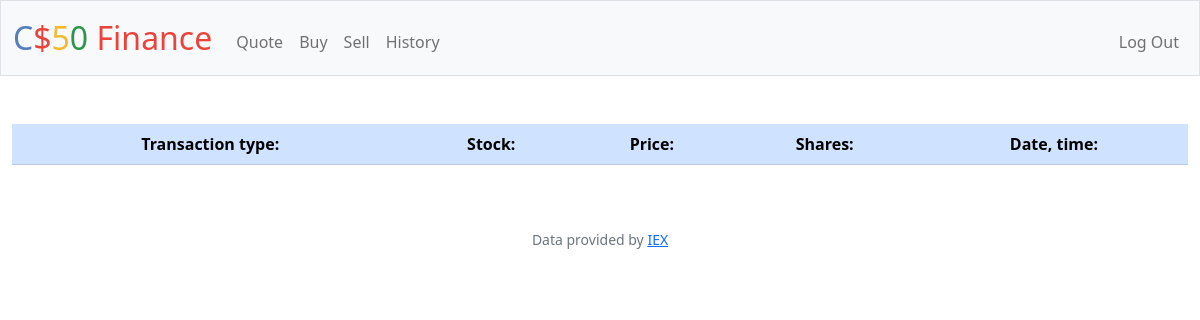
/history (signed in), run on an earlier commit of the app's database.
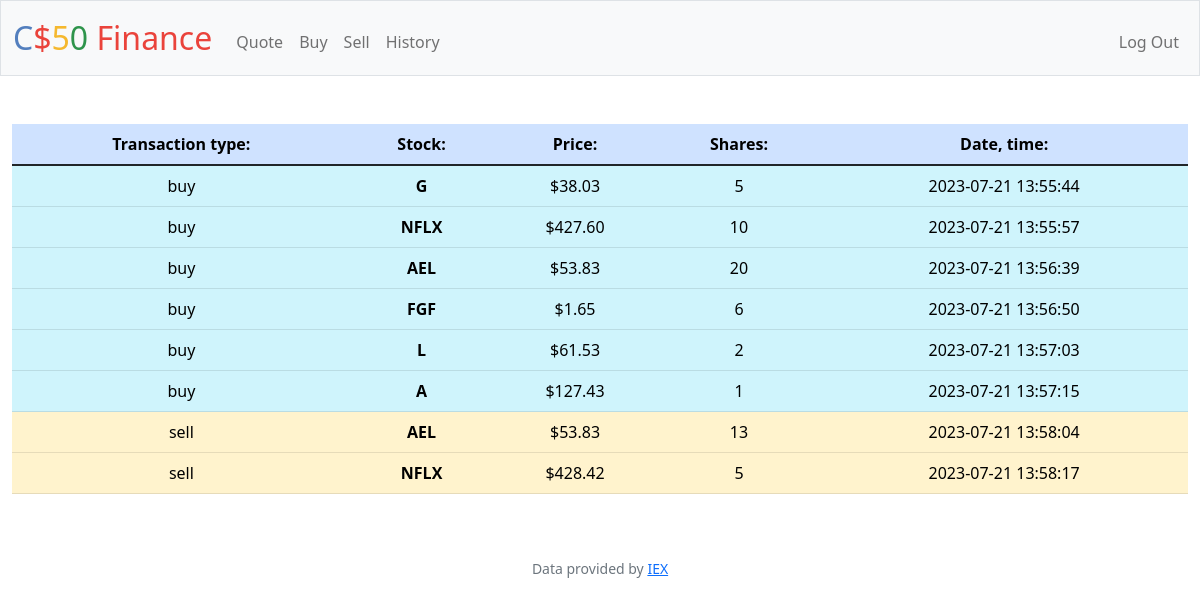
And on a later commit of the database.
### tables this page shows
CREATE TABLE transactions (id INTEGER PRIMARY KEY AUTOINCREMENT NOT NULL,
 id_stock INTEGER NOT NULL, user_id INTEGER NOT NULL,
price REAL NOT NULL, shares INTEGER NOT NULL, date NUMERIC NOT NULL,
FOREIGN KEY(id_stock) REFERENCES stocks(id),
FOREIGN KEY(user_id) REFERENCES users(id));

CREATE TABLE stocks (id INTEGER PRIMARY KEY AUTOINCREMENT NOT NULL, name TEXT NOT NULL UNIQUE);

### app.py (the view)
@app.route("/history")
@login_required
def history():
    rows = db.execute(
        "SELECT name, shares, date, price FROM transactions JOIN stocks ON transactions.id_stock = stocks.id WHERE user_id = ?  ORDER BY date", session["user_id"])
    return render_template("history.html", rows=rows)

### app.py (called while the page is built)
@app.after_request
def after_request(response):
    response.headers["Cache-Control"] = "no-cache, no-store, must-revalidate"
    response.headers["Expires"] = 0
    response.headers["Pragma"] = "no-cache"
    return response

### helpers.py (called while the page is built)
def login_required(f):
    @wraps(f)
    def decorated_function(*args, **kwargs):
        if session.get("user_id") is None:
            return redirect("/login")
        return f(*args, **kwargs)
    return decorated_function

def usd(value):
    return f"${value:,.2f}"

### templates/history.html (shortened to what this page needs)
{% extends "layout.html" %}
{% block main %}
    <div class="mb-3">
        <table class="table table-hover">
            <thead class="table-primary">
                <tr>
                    <th>Transaction type:</th>
                    <th>Stock:</th>
                    <th>Price:</th>
                    <th>Shares:</th>
                    <th>Date, time:</th>
                </tr>
            </thead>
            <tbody>
                {% for row in rows %}
                    {% if row.shares > 0 %}
                    <tr class="table-info">
                        <td>buy</td>
                    {% else %}
                    <tr class="table-warning">
                        <td>sell</td>
                    {% endif %}
                        <td><b>{{ row.name }}</b></td>
                        <td>{{ row.price | usd }}</td>
                        <td>{{ row.shares| abs  }}</td>
                        <td>{{ row.date }}</td>
                    </tr>
                {% endfor %}
            </tbody>
        </table>
    </div>
{% endblock %}

### templates/layout.html (shortened to what this page needs)
<!DOCTYPE html>
<html lang="en">
    <head>
        <link href="https://cdn.jsdelivr.net/npm/bootstrap@5.1.3/dist/css/bootstrap.min.css" rel="stylesheet">
        <link href="/static/styles.css" rel="stylesheet">
    </head>
    <body>
        <nav class="bg-light border navbar navbar-expand-md navbar-light">
            <div class="container-fluid">
                <a class="navbar-brand" href="/"><span class="blue">C</span><span class="red">$</span><span class="yellow">5</span><span class="green">0</span> <span class="red">Finance</span></a>
                <div class="collapse navbar-collapse" id="navbar">
                    {% if session["user_id"] %}
                        <ul class="navbar-nav me-auto mt-2">
                            <li class="nav-item"><a class="nav-link" href="/quote">Quote</a></li>
                            <li class="nav-item"><a class="nav-link" href="/buy">Buy</a></li>
                            <li class="nav-item"><a class="nav-link" href="/sell">Sell</a></li>
                            <li class="nav-item"><a class="nav-link" href="/history">History</a></li>
                        </ul>
                        <ul class="navbar-nav ms-auto mt-2">
                            <li class="nav-item"><a class="nav-link" href="/logout">Log Out</a></li>
                        </ul>
                    {% else %}
                        <ul class="navbar-nav ms-auto mt-2">
                            <li class="nav-item"><a class="nav-link" href="/register">Register</a></li>
                            <li class="nav-item"><a class="nav-link" href="/login">Log In</a></li>
                        </ul>
                    {% endif %}
                </div>
            </div>
        </nav>
        <main class="container-fluid py-5 text-center">
            {% block main %}{% endblock %}
        </main>
        <footer class="mb-5 small text-center text-muted">
            Data provided by <a href="https://iexcloud.io/">IEX</a>
        </footer>
    </body>
</html>

### static/styles.css (style rules this page uses)
nav .navbar-brand { font-size: xx-large; }
nav .navbar-brand .blue { color: #537fbe; }
nav .navbar-brand .red { color: #ea433b; }
nav .navbar-brand .yellow { color: #f5b82e; }
nav .navbar-brand .green { color: #2e944b; }

What changed in the data, as far as the page shows it:
added transactions: shows "buy", name "G", price "$38.03", shares|abs "5", date "2023-07-21 13:55:44"
added transactions: shows "buy", name "NFLX", price "$427.60", shares|abs "10", date "2023-07-21 13:55:57"
added transactions: shows "buy", name "AEL", price "$53.83", shares|abs "20", date "2023-07-21 13:56:39"
added transactions: shows "buy", name "FGF", price "$1.65", shares|abs "6", date "2023-07-21 13:56:50"
added transactions: shows "buy", name "L", price "$61.53", shares|abs "2", date "2023-07-21 13:57:03"
added transactions: shows "buy", name "A", price "$127.43", shares|abs "1", date "2023-07-21 13:57:15"
added transactions: shows "sell", name "AEL", price "$53.83", shares|abs "13", date "2023-07-21 13:58:04"
added transactions: shows "sell", name "NFLX", price "$428.42", shares|abs "5", date "2023-07-21 13:58:17"
